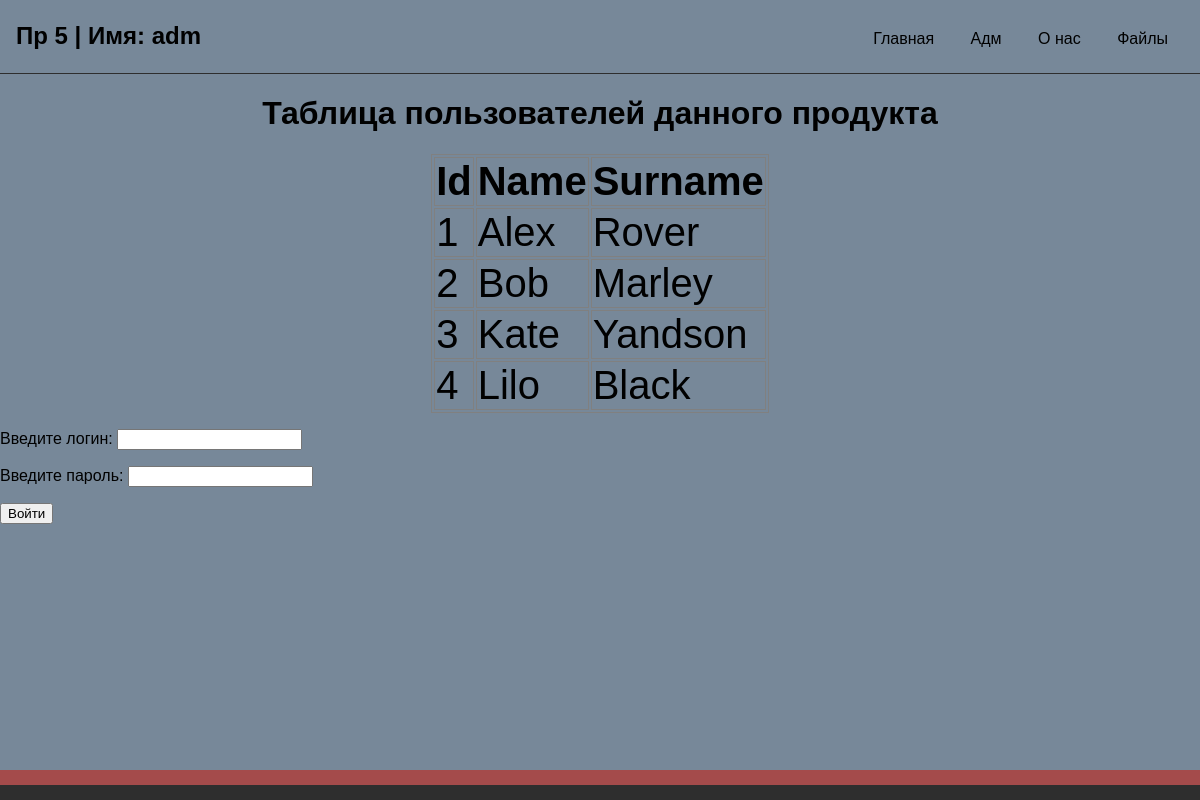
The page /web/dynamic/index.php (signed in) on the database its author committed.
### tables this page shows
CREATE TABLE `users` (
  `ID` int(11) NOT NULL,
  `name` varchar(20) NOT NULL,
  `surname` varchar(40) NOT NULL
);

### web/dynamic/index.php (the view, shortened to what this page needs)
<?php
    require "standart/header.php";
?>
<div>
<h1>Таблица пользователей данного продукта</h1>
<table>
    <tr><th>Id</th><th>Name</th><th>Surname</th></tr>
<?php
$mysqli = new mysqli("Mysql_db", "root", "root", "appDB");
$result = $mysqli->query("SELECT * FROM users");
foreach ($result as $row){
    echo "<tr><td>{$row['ID']}</td><td>{$row['name']}</td><td>{$row['surname']}</td></tr>";
}
?>
</table>
<form action="processing/login.php" method="POST">
<p>Введите логин: <input type="text" name="login"></p>
<p>Введите пароль: <input type="password" name="pass"></p>
<p><input type="submit" value="Войти" name="done"></p>
</form>
</div>
<?php
    require "standart/footer.php";
?>

### web/static/src/css/style.css (style rules this page uses)
body { font-family: Helvetica; margin: 0; }
table { border: 1px solid grey; margin-left: auto; margin-right: auto; }
th { border: 1px solid grey; font-size: 250%; }
td { border: 1px solid grey; font-size: 250%; }
h1 { text-align: center; }

### rows shown on the page
users: ID "1", name "Alex", surname "Rover"
users: ID "2", name "Bob", surname "Marley"
users: ID "3", name "Kate", surname "Yandson"
users: ID "4", name "Lilo", surname "Black"

### other values the page prints
$_SESSION['name'] "adm"
